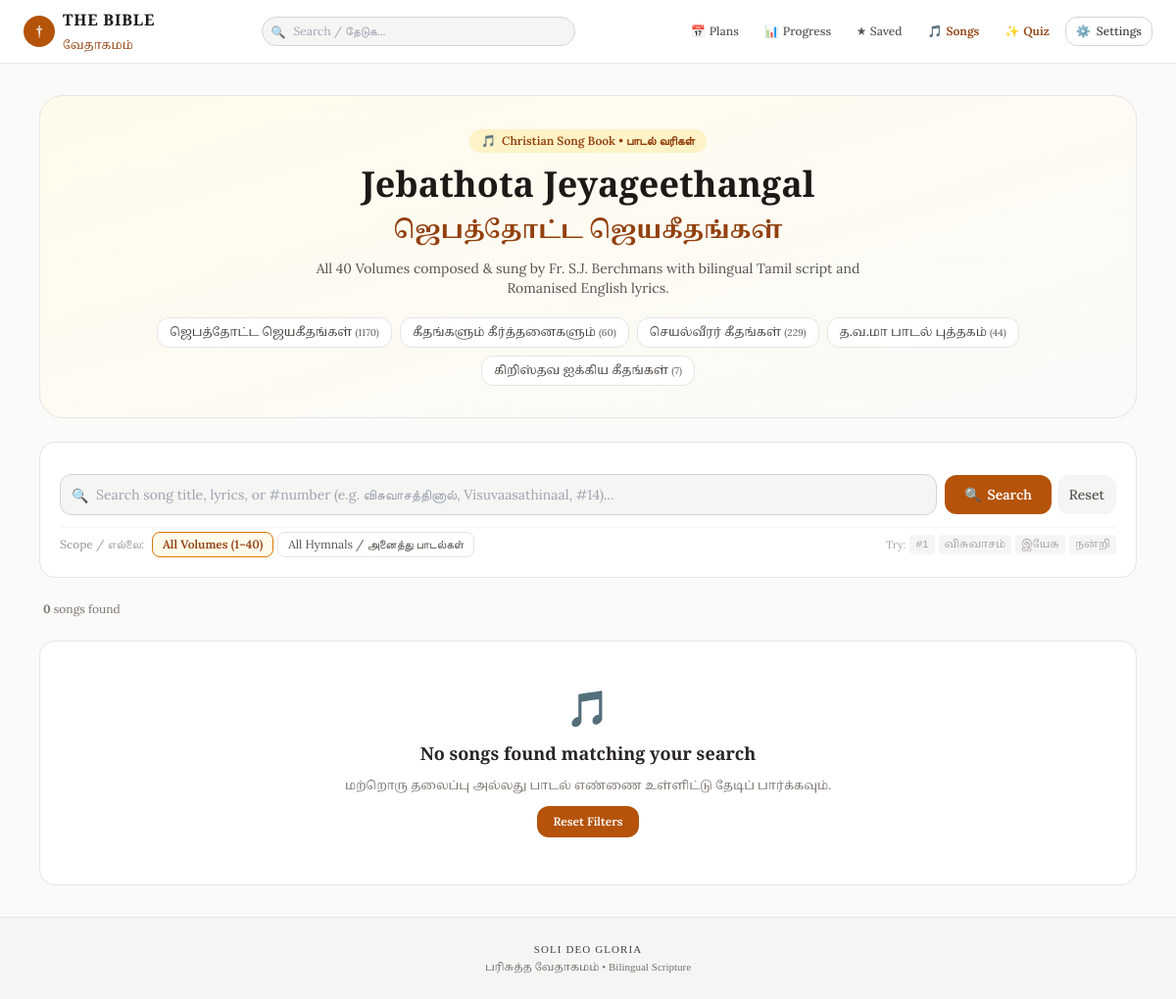
The app's page /songs?book=aldrin&canon=protestant, older data.
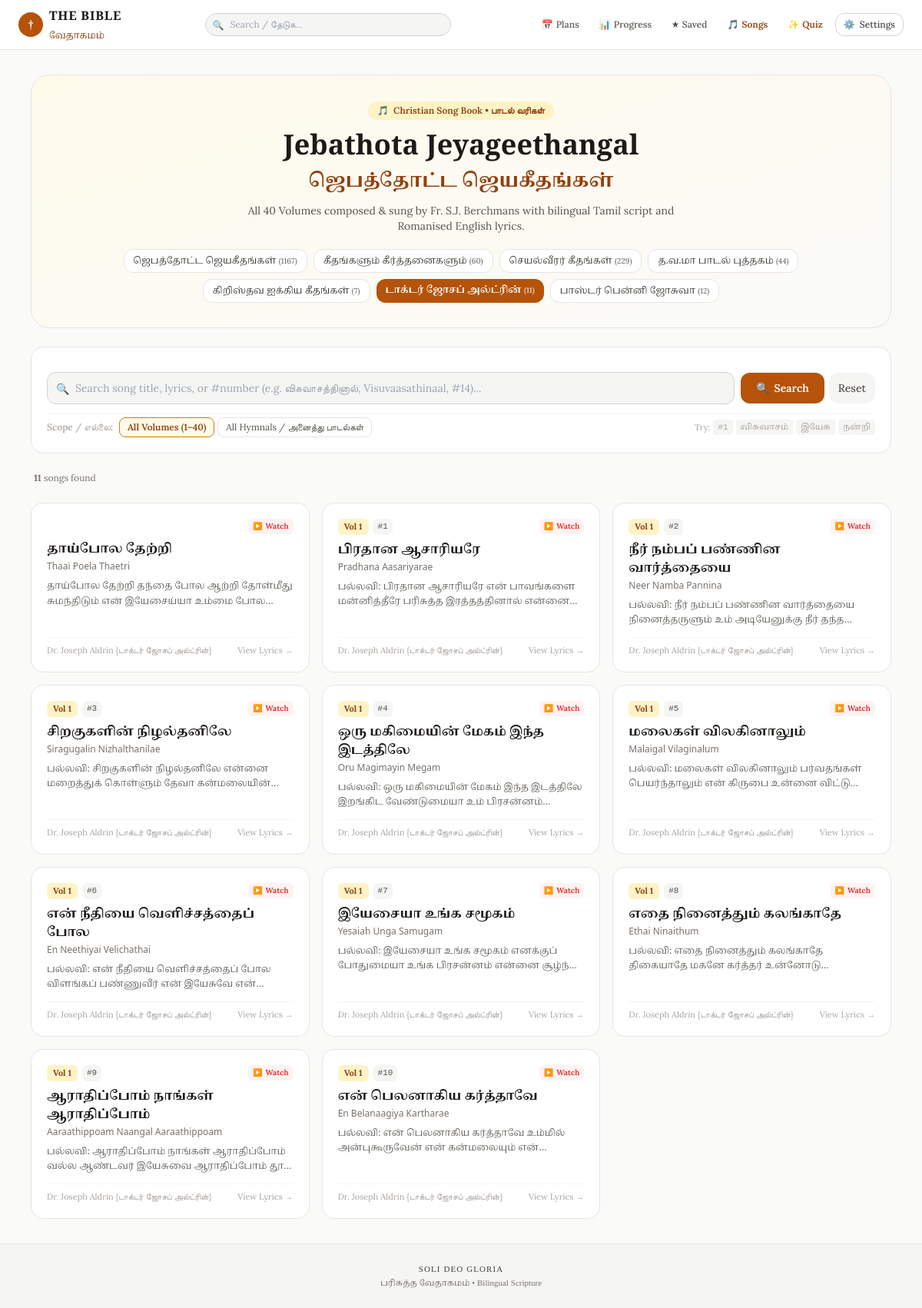
The same page, newer data.
### tables this page shows
CREATE TABLE song_books (
            code TEXT PRIMARY KEY,
            name_ta TEXT NOT NULL,
            name_en TEXT NOT NULL,
            display_order INTEGER DEFAULT 0
        );

CREATE TABLE songs (
            id INTEGER PRIMARY KEY,
            songbook_code TEXT NOT NULL,
            songbook_name_ta TEXT,
            songbook_name_en TEXT,
            volume INTEGER DEFAULT 0,
            volume_name TEXT,
            song_number INTEGER DEFAULT 0,
            title_ta TEXT NOT NULL,
            title_en TEXT NOT NULL,
            alternate_title TEXT,
            lyrics_ta TEXT,
            lyrics_en TEXT,
            lyrics_bilingual TEXT,
            author TEXT,
            youtube_url TEXT
        );

### app/main.py (the view)
@app.get("/songs", response_class=HTMLResponse)
async def songs_directory_page(
    request: Request,
    book: str = Query("jebathota"),
    vol: int = Query(None),
    q: str = Query(""),
    page: int = Query(1, ge=1),
    canon: str = Query(None)
):
    active_canon = resolve_canon(request, canon)
    canon_ctx = get_canon_context(active_canon)
    songbooks = get_song_books()
    volumes = get_song_volumes(book)
    clean_q = q.strip() if q else ""
    page_size = 40
    offset = (page - 1) * page_size
    songs_data = get_songs_list(
        songbook_code=book,
        volume=vol,
        query=clean_q,
        limit=page_size,
        offset=offset
    )
    total_count = songs_data["total_count"]
    total_pages = max(1, (total_count + page_size - 1) // page_size)
    return templates.TemplateResponse(
        request=request,
        name="songs.html",
        context={
            **canon_ctx,
            "songbooks": songbooks,
            "volumes": volumes,
            "active_book": book,
            "active_vol": vol,
            "query": clean_q,
            "songs": songs_data["songs"],
            "total_count": total_count,
            "page": page,
            "total_pages": total_pages,
        },
    )

### templates/songs.html (shortened to what this page needs)
{% extends "base.html" %}
{% block content %}
<div class="max-w-6xl mx-auto px-3 sm:px-4 py-4 sm:py-8 space-y-6">
    <div class="bg-gradient-to-br from-amber-50 to-stone-50 dark:from-stone-900 dark:to-stone-950 border border-stone-200 dark:border-stone-800 rounded-3xl p-5 sm:p-8 text-center space-y-3 relative overflow-hidden shadow-xs">
        <div class="inline-flex items-center gap-1.5 px-3 py-1 rounded-full bg-amber-100 dark:bg-amber-900/40 text-amber-800 dark:text-amber-300 text-xs font-semibold">
            <span>🎵</span> <span>Christian Song Book • பாடல் வரிகள்</span>
        </div>
        <h1 class="font-cinzel text-2xl sm:text-4xl font-bold text-stone-900 dark:text-stone-100">
            Jebathota Jeyageethangal
        </h1>
        <h2 class="font-tamil text-lg sm:text-2xl text-amber-800 dark:text-amber-400 font-semibold" translate="no">
            ஜெபத்தோட்ட ஜெயகீதங்கள்
        </h2>
        <p class="text-xs sm:text-sm text-stone-600 dark:text-stone-400 max-w-xl mx-auto">
            All 40 Volumes composed & sung by Fr. S.J. Berchmans with bilingual Tamil script and Romanised English lyrics.
        </p>
        <div class="pt-2 flex flex-wrap justify-center gap-1.5 sm:gap-2">
            {% for sb in songbooks %}
            <a href="/songs?book={{ sb.code }}{% if canon %}&canon={{ canon }}{% endif %}"
               class="px-3 py-1.5 rounded-xl text-xs font-medium transition cursor-pointer {% if active_book == sb.code %}bg-amber-700 text-white font-semibold shadow-xs{% else %}bg-white dark:bg-stone-800 text-stone-700 dark:text-stone-300 border border-stone-200 dark:border-stone-700 hover:border-amber-600{% endif %}">
                <span class="font-tamil" translate="no">{{ sb.name_ta }}</span>
                <span class="text-[10px] opacity-75">({{ sb.song_count }})</span>
            </a>
            {% endfor %}
        </div>
    </div>
    <div class="bg-white dark:bg-stone-900 border border-stone-200 dark:border-stone-800 rounded-2xl p-4 sm:p-5 shadow-xs space-y-3">
        <form id="song-search-form" action="/songs" method="get" class="space-y-3">
            <div class="flex flex-col sm:flex-row gap-2 relative">
                <div class="relative flex-1">
                    <input type="text" id="song-search-input" name="q" value="{{ query }}"
                           placeholder="Search song title, lyrics, or #number (e.g. விசுவாசத்தினால், Visuvaasathinaal, #14)..."
                           autocomplete="off"
                           class="w-full text-xs sm:text-sm bg-stone-100 dark:bg-stone-800 border border-stone-300 dark:border-stone-700 rounded-xl pl-9 pr-8 py-2.5 focus:outline-none focus:ring-2 focus:ring-amber-700 text-stone-900 dark:text-stone-100">
                    <span class="absolute left-3 top-3 text-stone-400 text-xs sm:text-sm">🔍</span>
                </div>
                <div class="flex items-center gap-1.5 shrink-0">
                    <button type="submit" class="w-full sm:w-auto px-5 py-2.5 bg-amber-700 hover:bg-amber-800 text-white rounded-xl text-xs sm:text-sm font-semibold transition cursor-pointer flex items-center justify-center gap-1.5 shadow-xs">
                        <span>🔍</span> <span>Search</span>
                    </button>
                    {% if query or active_vol or (active_book and active_book != 'jebathota') %}
                    <a href="/songs?book=jebathota{% if canon %}&canon={{ canon }}{% endif %}"
                       class="px-3 py-2.5 bg-stone-100 dark:bg-stone-800 hover:bg-stone-200 dark:hover:bg-stone-700 text-stone-600 dark:text-stone-300 rounded-xl text-xs sm:text-sm font-medium transition shrink-0"
                       title="Reset search and filters">
                        Reset
                    </a>
                    {% endif %}
                </div>
            </div>
            <div class="flex flex-wrap items-center justify-between gap-2 pt-1 border-t border-stone-100 dark:border-stone-800 text-xs">
                <div class="flex flex-wrap items-center gap-1 text-[11px] sm:text-xs">
                    <span class="text-stone-400 font-medium mr-1">Scope / எல்லை:</span>
                    <label class="inline-flex items-center gap-1 px-2.5 py-1 rounded-lg border cursor-pointer transition {% if not active_vol and active_book != 'all' %}bg-amber-50 dark:bg-amber-950/40 border-amber-600 text-amber-800 dark:text-amber-300 font-semibold{% else %}border-stone-200 dark:border-stone-700 text-stone-600 dark:text-stone-400 hover:bg-stone-50 dark:hover:bg-stone-800{% endif %}">
                        <span>All Volumes (1–40)</span>
                    </label>
                    <label class="inline-flex items-center gap-1 px-2.5 py-1 rounded-lg border cursor-pointer transition {% if active_book == 'all' %}bg-amber-50 dark:bg-amber-950/40 border-amber-600 text-amber-800 dark:text-amber-300 font-semibold{% else %}border-stone-200 dark:border-stone-700 text-stone-600 dark:text-stone-400 hover:bg-stone-50 dark:hover:bg-stone-800{% endif %}">
                        <span>All Hymnals / அனைத்து பாடல்கள்</span>
                    </label>
                </div>
                <div class="hidden md:flex items-center gap-1 text-[11px] text-stone-400">
                    <span>Try:</span>
                    <button type="button" onclick="quickFillSearch('#1')" class="px-1.5 py-0.5 rounded bg-stone-100 dark:bg-stone-800 hover:text-amber-700 font-mono">#1</button>
                    <button type="button" onclick="quickFillSearch('விசுவாசம்')" class="px-1.5 py-0.5 rounded bg-stone-100 dark:bg-stone-800 hover:text-amber-700 font-tamil" translate="no">விசுவாசம்</button>
                    <button type="button" onclick="quickFillSearch('இயேசு')" class="px-1.5 py-0.5 rounded bg-stone-100 dark:bg-stone-800 hover:text-amber-700 font-tamil" translate="no">இயேசு</button>
                    <button type="button" onclick="quickFillSearch('நன்றி')" class="px-1.5 py-0.5 rounded bg-stone-100 dark:bg-stone-800 hover:text-amber-700 font-tamil" translate="no">நன்றி</button>
                </div>
            </div>
        </form>
    </div>
    <div class="flex items-center justify-between text-xs text-stone-500 px-1">
        <div>
            <span><strong>{{ total_count }}</strong> songs found</span>
        </div>
    </div>
    {% if songs %}
    <div class="grid grid-cols-1 md:grid-cols-2 lg:grid-cols-3 gap-3 sm:gap-4">
        {% for s in songs %}
        <a href="/songs/{{ s.id }}{% if canon %}?canon={{ canon }}{% endif %}"
           class="group bg-white dark:bg-stone-900 border border-stone-200 dark:border-stone-800 hover:border-amber-600/70 rounded-2xl p-4 sm:p-5 shadow-xs hover:shadow-md transition flex flex-col justify-between space-y-3">
            <div class="space-y-2">
                <div class="flex items-center justify-between text-[11px]">
                    <div class="flex items-center gap-1.5">
                        {% if s.volume and s.volume > 0 %}
                        <span class="px-2 py-0.5 rounded-md bg-amber-100 dark:bg-amber-900/40 text-amber-800 dark:text-amber-300 font-bold">
                            Vol {{ s.volume }}
                        </span>
                        {% endif %}
                        {% if s.song_number and s.song_number > 0 %}
                        <span class="px-1.5 py-0.5 rounded-md bg-stone-100 dark:bg-stone-800 text-stone-600 dark:text-stone-400 font-mono">
                            #{{ s.song_number }}
                        </span>
                        {% endif %}
                    </div>
                    {% if s.youtube_url %}
                    <span class="inline-flex items-center gap-1 text-red-600 text-xs font-semibold px-1.5 py-0.5 rounded-md bg-red-50 dark:bg-red-950/40" title="Watch on YouTube">
                        <span class="text-[10px]">▶️</span> <span class="text-[10px] hidden sm:inline">Watch</span>
                    </span>
                    {% endif %}
                </div>
                <div>
                    <h3 class="font-tamil font-bold text-sm sm:text-base text-stone-900 dark:text-stone-100 group-hover:text-amber-700 dark:group-hover:text-amber-400 transition leading-snug" translate="no">
                        {{ s.title_ta }}
                    </h3>
                    <p class="font-sans text-xs text-stone-500 font-medium mt-0.5">
                        {{ s.title_en }}
                    </p>
                </div>
                {% if s.snippet_ta %}
                <p class="font-tamil text-xs text-stone-600 dark:text-stone-400 line-clamp-2 leading-relaxed opacity-90" translate="no">
                    {{ s.snippet_ta }}...
                </p>
                {% endif %}
            </div>
            <div class="pt-2 border-t border-stone-100 dark:border-stone-800 flex items-center justify-between text-[11px] text-stone-400 group-hover:text-amber-700 transition">
                <span>{{ s.author or "Fr. S.J. Berchmans" }}</span>
                <span>View Lyrics →</span>
            </div>
        </a>
        {% endfor %}
    </div>
    {% else %}
    <div class="bg-white dark:bg-stone-900 border border-stone-200 dark:border-stone-800 rounded-2xl p-8 sm:p-12 text-center space-y-3">
        <span class="text-4xl block">🎵</span>
        <h3 class="font-cinzel text-base sm:text-lg font-bold text-stone-800 dark:text-stone-200">No songs found matching your search</h3>
        <p class="font-tamil text-xs text-stone-500">மற்றொரு தலைப்பு அல்லது பாடல் எண்ணை உள்ளிட்டு தேடிப் பார்க்கவும்.</p>
        <a href="/songs?book={{ active_book }}{% if canon %}&canon={{ canon }}{% endif %}"
           class="inline-block mt-2 px-4 py-2 rounded-xl bg-amber-700 text-white text-xs font-semibold hover:bg-amber-800 transition">
            Reset Filters
        </a>
    </div>
    {% endif %}
</div>
{% endblock %}

### templates/base.html (shortened to what this page needs)
<!DOCTYPE html>
<html lang="ta" translate="no" class="notranslate scroll-smooth">
<head>
    <script src="https://cdn.tailwindcss.com"></script>
</head>
<body translate="no" class="notranslate bg-stone-50 text-stone-900 dark:bg-stone-950 dark:text-stone-100 transition-colors duration-200 min-h-screen flex flex-col font-serif">
    <header id="site-header" class="sticky top-0 z-40 bg-white/95 dark:bg-stone-900/95 backdrop-blur-md border-b border-stone-200 dark:border-stone-800 transition-all duration-300">
        <div class="max-w-7xl mx-auto px-3 sm:px-6 h-14 sm:h-16 flex items-center justify-between gap-2">
            <a href="/" class="flex items-center space-x-2 shrink-0">
                <span class="w-7 h-7 sm:w-8 sm:h-8 rounded-full bg-amber-700 text-white flex items-center justify-center font-cinzel font-bold text-xs sm:text-sm shadow-xs">†</span>
                <div>
                    <span class="font-cinzel tracking-wider text-sm sm:text-base font-bold block leading-none">THE BIBLE</span>
                    <span class="font-tamil text-[10px] sm:text-xs text-amber-800 dark:text-amber-400 leading-none notranslate" translate="no">வேதாகமம்</span>
                </div>
            </a>
            <form action="/search" method="get" class="hidden md:flex flex-1 max-w-xs mx-3">
                <div class="relative w-full">
                    <input type="text" name="q" placeholder="Search / தேடுக..."
                           class="w-full text-xs bg-stone-100 dark:bg-stone-800 border border-stone-300 dark:border-stone-700 rounded-full pl-8 pr-3 py-1.5 focus:outline-none focus:ring-1 focus:ring-amber-700">
                    <span class="absolute left-2.5 top-2 text-stone-400 text-xs">🔍</span>
                </div>
            </form>
            <div class="hidden sm:flex items-center space-x-1 sm:space-x-1.5 text-xs shrink-0">
                <a href="/plans" class="p-1.5 sm:px-2.5 sm:py-1.5 rounded-lg hover:bg-stone-100 dark:hover:bg-stone-800 text-stone-600 dark:text-stone-300 flex items-center gap-1 font-medium" title="Reading Plans">
                    <span>📅</span> <span class="hidden md:inline">Plans</span>
                </a>
                <a href="/progress" class="p-1.5 sm:px-2.5 sm:py-1.5 rounded-lg hover:bg-stone-100 dark:hover:bg-stone-800 text-stone-600 dark:text-stone-300 flex items-center gap-1 font-medium" title="Reading Progress">
                    <span>📊</span> <span class="hidden md:inline">Progress</span>
                </a>
                <a href="/bookmarks" class="p-1.5 sm:px-2.5 sm:py-1.5 rounded-lg hover:bg-stone-100 dark:hover:bg-stone-800 text-stone-600 dark:text-stone-300 flex items-center gap-1 font-medium" title="Saved Verses">
                    <span>★</span> <span class="hidden md:inline">Saved</span>
                </a>
                <a href="/songs{% if canon %}?canon={{ canon }}{% endif %}" class="p-1.5 sm:px-2.5 sm:py-1.5 rounded-lg hover:bg-amber-50 dark:hover:bg-stone-800 text-amber-800 dark:text-amber-400 flex items-center gap-1 font-semibold" title="Song Lyrics / பாடல் வரிகள்">
                    <span>🎵</span> <span class="hidden md:inline">Songs</span>
                </a>
                <a href="/quiz" class="p-1.5 sm:px-2.5 sm:py-1.5 rounded-lg hover:bg-amber-50 dark:hover:bg-stone-800 text-amber-800 dark:text-amber-400 flex items-center gap-1 font-semibold" title="Bible Quiz & Trivia">
                    <span>✨</span> <span class="hidden md:inline">Quiz</span>
                </a>
                <button onclick="toggleSettingsModal()"
                        class="relative p-1.5 sm:px-2.5 py-1.5 rounded-xl border border-stone-300 dark:border-stone-700 hover:border-amber-600 text-stone-700 dark:text-stone-300 transition cursor-pointer flex items-center gap-1.5 text-xs"
                        title="Appearance & Settings">
                    <span>⚙️</span>
                    <span class="hidden lg:inline font-medium">Settings</span>
                </button>
            </div>
        </div>
    </header>
    <main class="flex-1 pb-20 sm:pb-0">
        {% block content %}{% endblock %}
    </main>
    <footer class="border-t border-stone-200 dark:border-stone-800 py-6 pb-20 sm:pb-6 bg-stone-100 dark:bg-stone-950 text-center text-[11px] text-stone-500">
        <p class="font-cinzel tracking-widest text-stone-700 dark:text-stone-400">SOLI DEO GLORIA</p>
        <p class="mt-0.5 font-tamil notranslate" translate="no">பரிசுத்த வேதாகமம் • Bilingual Scripture</p>
    </footer>
</body>
</html>

### templates/base.html (style rules this page uses)
:root { --reader-font-size: 18px; }
.font-tamil { font-family: 'Noto Serif Tamil', serif; line-height: 2.1; }
.verse-text-ta, .verse-ta, .font-tamil { line-height: 1.95 !important; }

Row changes from the older to the newer data that the page shows:
computed for song_books "ஜெபத்தோட்ட ஜெயகீதங்கள்": song_count "1170" → "1167"
added song_books: name_ta "டாக்டர் ஜோசப் அல்ட்ரின்", song_count "11"
added song_books: name_ta "பாஸ்டர் பென்னி ஜோசுவா", song_count "12"
now on this page (row edited): songs: shows "Watch", title_ta "தாய்போல தேற்றி", title_en "Thaai Poela Thaetri", snippet_ta "தாய்போல தேற்றி தந்தை போல ஆற்றி தோள்மீது சுமந்திடும் என் இயேசைய்யா உம்மை…", author "Dr. Joseph Aldrin {டாக்டர் ஜோசப் அல்ட்ரின்}"
added songs: volume "1", song_number "1", shows "Watch", title_ta "பிரதான ஆசாரியரே", title_en "Pradhana Aasariyarae", snippet_ta "பல்லவி: பிரதான ஆசாரியரே என் பாவங்களை மன்னித்தீரே பரிசுத்த இரத்தத்தினால்…", author "Dr. Joseph Aldrin {டாக்டர் ஜோசப் அல்ட்ரின்}"
added songs: volume "1", song_number "2", shows "Watch", title_ta "நீர் நம்பப் பண்ணின வார்த்தையை", title_en "Neer Namba Pannina", snippet_ta "பல்லவி: நீர் நம்பப் பண்ணின வார்த்தையை நினைத்தருளும் உம் அடியேனுக்கு நீர்…", author "Dr. Joseph Aldrin {டாக்டர் ஜோசப் அல்ட்ரின்}"
added songs: volume "1", song_number "3", shows "Watch", title_ta "சிறகுகளின் நிழல்தனிலே", title_en "Siragugalin Nizhalthanilae", snippet_ta "பல்லவி: சிறகுகளின் நிழல்தனிலே என்னை மறைத்துக் கொள்ளும் தேவா…", author "Dr. Joseph Aldrin {டாக்டர் ஜோசப் அல்ட்ரின்}"
added songs: volume "1", song_number "4", shows "Watch", title_ta "ஒரு மகிமையின் மேகம் இந்த இடத்திலே", title_en "Oru Magimayin Megam", snippet_ta "பல்லவி: ஒரு மகிமையின் மேகம் இந்த இடத்திலே இறங்கிட வேண்டுமையா உம்…", author "Dr. Joseph Aldrin {டாக்டர் ஜோசப் அல்ட்ரின்}"
added songs: volume "1", song_number "5", shows "Watch", title_ta "மலைகள் விலகினாலும்", title_en "Malaigal Vilaginalum", snippet_ta "பல்லவி: மலைகள் விலகினாலும் பர்வதங்கள் பெயர்ந்தாலும் என் கிருபை உன்னை…", author "Dr. Joseph Aldrin {டாக்டர் ஜோசப் அல்ட்ரின்}"
added songs: volume "1", song_number "6", shows "Watch", title_ta "என் நீதியை வெளிச்சத்தைப் போல", title_en "En Neethiyai Velichathai", snippet_ta "பல்லவி: என் நீதியை வெளிச்சத்தைப் போல விளங்கப் பண்ணுவீர் என் இயேசுவே…", author "Dr. Joseph Aldrin {டாக்டர் ஜோசப் அல்ட்ரின்}"
added songs: volume "1", song_number "7", shows "Watch", title_ta "இயேசையா உங்க சமூகம்", title_en "Yesaiah Unga Samugam", snippet_ta "பல்லவி: இயேசையா உங்க சமூகம் எனக்குப் போதுமையா உங்க பிரசன்னம் என்னை…", author "Dr. Joseph Aldrin {டாக்டர் ஜோசப் அல்ட்ரின்}"
added songs: volume "1", song_number "8", shows "Watch", title_ta "எதை நினைத்தும் கலங்காதே", title_en "Ethai Ninaithum", snippet_ta "பல்லவி: எதை நினைத்தும் கலங்காதே திகையாதே மகனே கர்த்தர்…", author "Dr. Joseph Aldrin {டாக்டர் ஜோசப் அல்ட்ரின்}"
added songs: volume "1", song_number "9", shows "Watch", title_ta "ஆராதிப்போம் நாங்கள் ஆராதிப்போம்", title_en "Aaraathippoam Naangal Aaraathippoam", snippet_ta "பல்லவி: ஆராதிப்போம் நாங்கள் ஆராதிப்போம் வல்ல ஆண்டவர் இயேசுவை ஆராதிப்போம்…", author "Dr. Joseph Aldrin {டாக்டர் ஜோசப் அல்ட்ரின்}"
added songs: volume "1", song_number "10", shows "Watch", title_ta "என் பெலனாகிய கர்த்தாவே", title_en "En Belanaagiya Kartharae", snippet_ta "பல்லவி: என் பெலனாகிய கர்த்தாவே உம்மில் அன்புகூருவேன் என் கன்மலையும்…", author "Dr. Joseph Aldrin {டாக்டர் ஜோசப் அல்ட்ரின்}"
Text that changed along with them:
{{ total_count }}: "0" → "11"
text no longer shown: "🎵 No songs found matching your search மற்றொரு தலைப்பு அல்லது பாடல் எண்ணை உள்ளிட்டு தேடிப் பார்க்கவும். Reset Filters"
